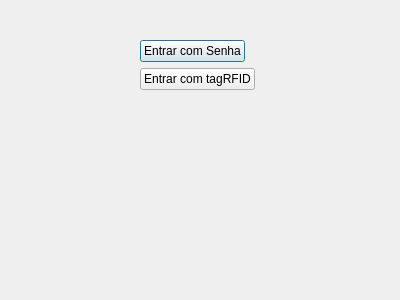
<?xml version="1.0" encoding="UTF-8"?>
<ui version="4.0">
 <class>ControleAcesso</class>
 <widget class="QDialog" name="ControleAcesso">
  <property name="geometry">
   <rect>
    <x>0</x>
    <y>0</y>
    <width>400</width>
    <height>300</height>
   </rect>
  </property>
  <property name="windowTitle">
   <string>Dialog</string>
  </property>
  <widget class="QWidget" name="layoutWidget">
   <property name="geometry">
    <rect>
     <x>140</x>
     <y>40</y>
     <width>147</width>
     <height>67</height>
    </rect>
   </property>
   <layout class="QFormLayout" name="formLayout">
    <item row="0" column="0">
     <widget class="QPushButton" name="btnSenha">
      <property name="text">
       <string>Entrar com Senha</string>
      </property>
     </widget>
    </item>
    <item row="1" column="0">
     <widget class="QPushButton" name="btnTagRfid">
      <property name="text">
       <string>Entrar com tagRFID</string>
      </property>
     </widget>
    </item>
   </layout>
  </widget>
 </widget>
 <resources/>
 <connections/>
</ui>
